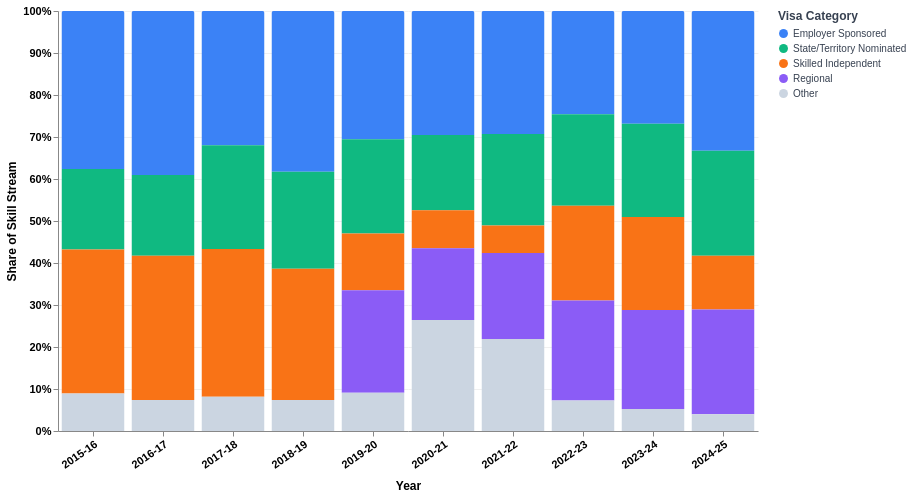

Here is the Vega-Lite specification saved for this chart:
### Vega-Lite specification from a JSON file in a GitHub repository (floating-point values rounded to 4 significant figures)
{"$schema": "https://vega.github.io/schema/vega-lite/v5.json", "width": 700, "height": 420, "background": "#ffffff", "config": {"view": {"stroke": null}}, "data": {"values": [{"year": "2015-16", "category": "Employer Sponsored", "visas": 48250}, {"year": "2015-16", "category": "State/Territory Nominated", "visas": 24650}, {"year": "2015-16", "category": "Skilled Independent", "visas": 43994}, {"year": "2015-16", "category": "Regional", "visas": 0}, {"year": "2015-16", "category": "Other", "visas": 11456}, {"year": "2016-17", "category": "Employer Sponsored", "visas": 48250}, {"year": "2016-17", "category": "State/Territory Nominated", "visas": 23765}, {"year": "2016-17", "category": "Skilled Independent", "visas": 42422}, {"year": "2016-17", "category": "Regional", "visas": 0}, {"year": "2016-17", "category": "Other", "visas": 9130}, {"year": "2017-18", "category": "Employer Sponsored", "visas": 35528}, {"year": "2017-18", "category": "State/Territory Nominated", "visas": 27400}, {"year": "2017-18", "category": "Skilled Independent", "visas": 39137}, {"year": "2017-18", "category": "Regional", "visas": 0}, {"year": "2017-18", "category": "Other", "visas": 9034}, {"year": "2018-19", "category": "Employer Sponsored", "visas": 42012}, {"year": "2018-19", "category": "State/Territory Nominated", "visas": 25346}, {"year": "2018-19", "category": "Skilled Independent", "visas": 34247}, {"year": "2018-19", "category": "Regional", "visas": 0}, {"year": "2018-19", "category": "Other", "visas": 8108}, {"year": "2019-20", "category": "Employer Sponsored", "visas": 29261}, {"year": "2019-20", "category": "State/Territory Nominated", "visas": 21495}, {"year": "2019-20", "category": "Skilled Independent", "visas": 12986}, {"year": "2019-20", "category": "Regional", "visas": 23372}, {"year": "2019-20", "category": "Other", "visas": 8729}, {"year": "2020-21", "category": "Employer Sponsored", "visas": 23503}, {"year": "2020-21", "category": "State/Territory Nominated", "visas": 14268}, {"year": "2020-21", "category": "Skilled Independent", "visas": 7213}, {"year": "2020-21", "category": "Regional", "visas": 13585}, {"year": "2020-21", "category": "Other", "visas": 21051}, {"year": "2021-22", "category": "Employer Sponsored", "visas": 26103}, {"year": "2021-22", "category": "State/Territory Nominated", "visas": 19376}, {"year": "2021-22", "category": "Skilled Independent", "visas": 5864}, {"year": "2021-22", "category": "Regional", "visas": 18223}, {"year": "2021-22", "category": "Other", "visas": 19497}, {"year": "2022-23", "category": "Employer Sponsored", "visas": 35000}, {"year": "2022-23", "category": "State/Territory Nominated", "visas": 31000}, {"year": "2022-23", "category": "Skilled Independent", "visas": 32100}, {"year": "2022-23", "category": "Regional", "visas": 33944}, {"year": "2022-23", "category": "Other", "visas": 10300}, {"year": "2023-24", "category": "Employer Sponsored", "visas": 36825}, {"year": "2023-24", "category": "State/Territory Nominated", "visas": 30400}, {"year": "2023-24", "category": "Skilled Independent", "visas": 30375}, {"year": "2023-24", "category": "Regional", "visas": 32300}, {"year": "2023-24", "category": "Other", "visas": 7200}, {"year": "2024-25", "category": "Employer Sponsored", "visas": 44000}, {"year": "2024-25", "category": "State/Territory Nominated", "visas": 33000}, {"year": "2024-25", "category": "Skilled Independent", "visas": 16900}, {"year": "2024-25", "category": "Regional", "visas": 32948}, {"year": "2024-25", "category": "Other", "visas": 5300}]}, "mark": {"type": "bar", "cornerRadiusTopLeft": 2, "cornerRadiusTopRight": 2}, "encoding": {"x": {"field": "year", "type": "ordinal", "axis": {"labelAngle": -35, "title": "Year", "titleFontWeight": "bold", "titleFontSize": 12, "titlePadding": 10, "labelFontWeight": "bold", "labelFontSize": 11}}, "y": {"field": "visas", "type": "quantitative", "stack": "normalize", "axis": {"title": "Share of Skill Stream", "titleFontWeight": "bold", "titleFontSize": 12, "labelFontWeight": "bold", "labelFontSize": 11, "format": "%", "gridColor": "#f0f0f0"}}, "color": {"field": "category", "type": "nominal", "scale": {"domain": ["Employer Sponsored", "State/Territory Nominated", "Skilled Independent", "Regional", "Other"], "range": ["#3b82f6", "#10b981", "#f97316", "#8b5cf6", "#cbd5e1"]}, "legend": {"title": "Visa Category", "orient": "right", "symbolType": "circle", "symbolSize": 80, "labelFontSize": 10, "titleFontSize": 12, "titleFontWeight": "bold", "labelColor": "#374151", "titleColor": "#374151", "rowPadding": 4, "offset": 20}}, "tooltip": [{"field": "year", "title": "Year"}, {"field": "category", "title": "Category"}, {"field": "visas", "title": "Visas Granted", "format": ","}]}}
